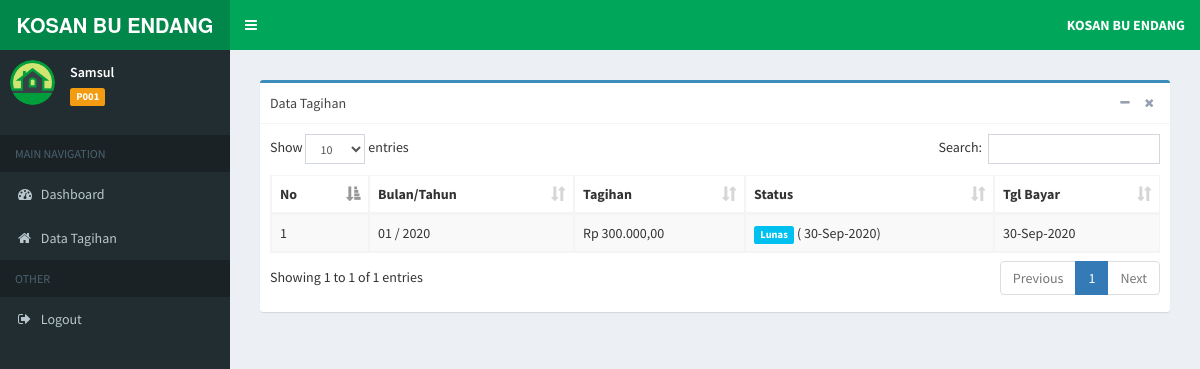
Screenshot of /aplication.php?page=data-tagihan-lunas (signed in) with the database file from the repository.
### tables this page shows
CREATE TABLE `tb_tagihan` (
  `id_tagihan` int(11) NOT NULL,
  `bulan` varchar(3) NOT NULL,
  `tahun` year(4) NOT NULL,
  `id_penghuni` varchar(6) NOT NULL,
  `tagihan` int(11) NOT NULL,
  `status` enum('BL','LS') NOT NULL,
  `tgl_bayar` date NOT NULL
);

### inc/rupiah.php (called while the page is built)
<?php
function rupiah($angka){
	$hasil_rupiah = "Rp " . number_format($angka,2,',','.');
	return $hasil_rupiah;
}

### penghuni/data_tagihan_lunas.php (the view)
<section class="content">
	<div class="box box-primary">
		<div class="box-header with-border">
			Data Tagihan
			<div class="box-tools pull-right">
				<button type="button" class="btn btn-box-tool" data-widget="collapse">
					<i class="fa fa-minus"></i>
				</button>
				<button type="button" class="btn btn-box-tool" data-widget="remove">
					<i class="fa fa-remove"></i>
				</button>
			</div>
		</div>
		<div class="box-body">
			<div class="table-responsive">
				<table id="example1" class="table table-bordered table-striped">
					<thead>
						<tr>
							<th>No</th>
							<th>Bulan/Tahun</th>
							<th>Tagihan</th>
							<th>Status</th>
							<th>Tgl Bayar</th>
						</tr>
					</thead>
					<tbody>
						<?php
                  $no = 1;
                  $sql = $koneksi->query("SELECT * from tb_tagihan where id_penghuni='$data_id' and status='LS' order by tgl_bayar asc");
                  while ($data= $sql->fetch_assoc()) {
                ?>
						<tr>
							<td>
								<?php echo $no++; ?>
							</td>
							<td>
								<?php echo $data['bulan']; ?>
								/
								<?php echo $data['tahun']; ?>
							</td>
							<td>
								<?php echo rupiah($data['tagihan']); ?>
							</td>
							<td>
								<?php $stt = $data['status']  ?>
								<?php if($stt == 'BL'){ ?>
								<span class="label label-danger">Belum Bayar</span>
								<?php }elseif($stt == 'LS'){ ?>
								<span class="label label-info">Lunas</span>
								(
								<?php  $tgl = $data['tgl_bayar']; echo date("d-M-Y", strtotime($tgl))?>)
							</td>
							<?php } ?>
							<td>
								<?php $stt = $data['status']  ?>
								<?php if($stt == 'BL'){ ?>
								<?php }elseif($stt == 'LS'){ ?>
								<?php  $tgl = $data['tgl_bayar']; echo date("d-M-Y", strtotime($tgl))?>
							</td>
							<?php } ?>
						</tr>
						<?php
						}
						?>
					</tbody>
				</table>
			</div>
		</div>
	</div>
</section>

### rows the page displays
tb_tagihan: bulan "01", tahun "2020", tagihan "Rp 300.000,00", tgl_bayar "30-Sep-2020"

### other values shown
$data_nama "Samsul"
$data_id "P001"
